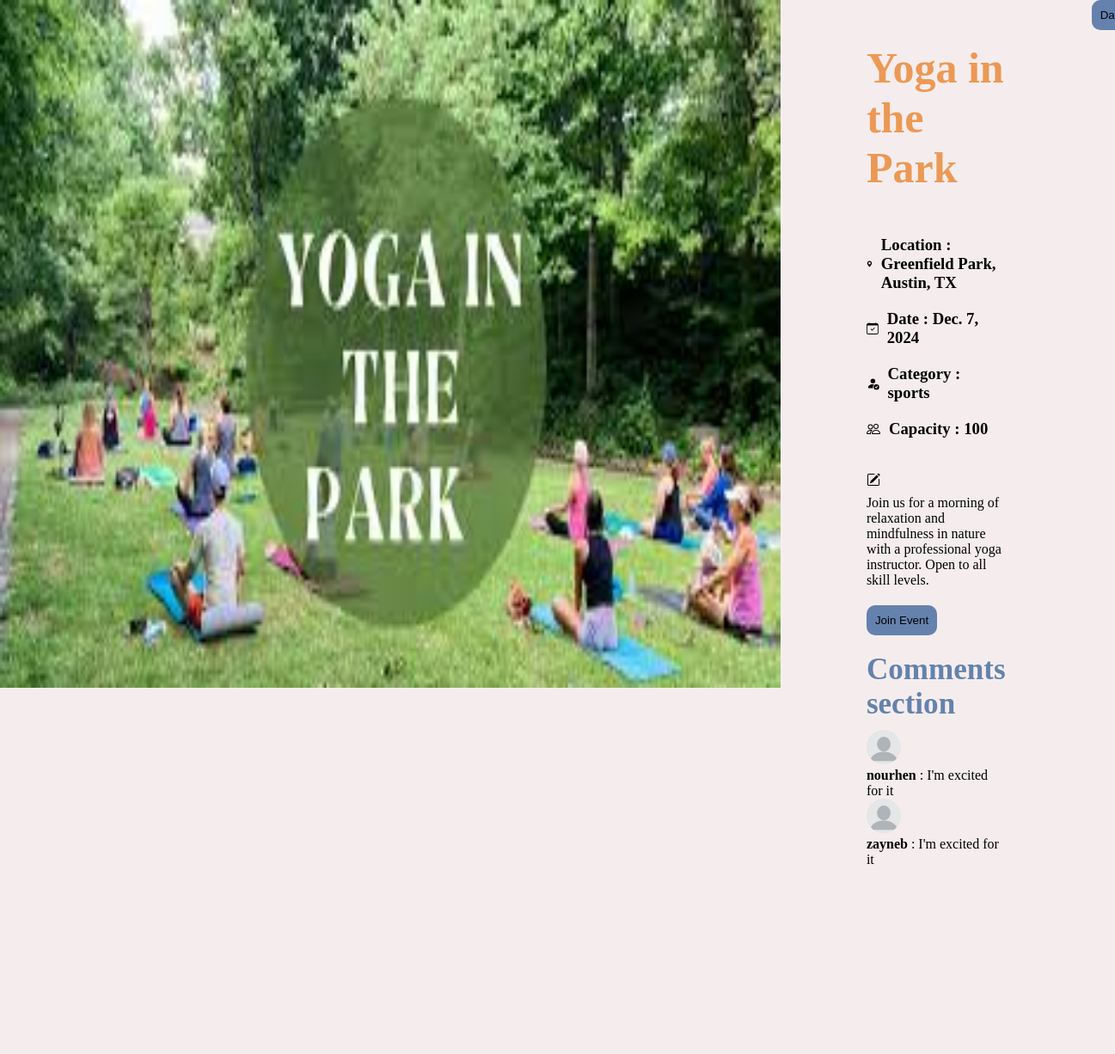
The app's page /view_event/20/ (signed in) with its own data.
### app_1/models.py (models this page shows)
class Event(models.Model):
    title=models.CharField(max_length=200)
    location=models.CharField(max_length=200)
    start_date=models.DateField()
    end_date=models.DateField()
    description=models.TextField()
    image=models.ImageField(upload_to='event_images/')
    category=models.CharField(max_length=200)
    status=models.SmallIntegerField(choices=STATUS_CHOICES,default=0)
    total_number=models.IntegerField(validators=[MinValueValidator(1)])
    created_at=models.DateTimeField(auto_now_add=True)
    updated_at=models.DateTimeField(auto_now=True)
    user=models.ForeignKey(User,related_name="owned_events",on_delete=models.CASCADE)
    members=models.ManyToManyField(User,related_name="joined_events",blank=True)
    favorites=models.ManyToManyField(User,related_name="favorited_events",blank=True)

class Comment(models.Model):
    event=models.ForeignKey(Event,related_name="comments",on_delete=models.CASCADE)
    user=models.ForeignKey(User,related_name="comments",on_delete=models.CASCADE)
    comment=models.TextField()
    rate=models.IntegerField(validators=[MinValueValidator(1),MaxValueValidator(10)])
    comment_status=models.SmallIntegerField(choices=STATUS_CHOICES,default=0)
    created_at=models.DateTimeField(auto_now_add=True)
    updated_at=models.DateTimeField(auto_now=True)

class User(models.Model):
    first_name=models.CharField(max_length=45)
    last_name=models.CharField(max_length=45)
    email=models.EmailField(unique=True)
    birth=models.DateField()
    password=models.CharField(max_length=255)
    role=models.SmallIntegerField(choices=ROLE_CHOICES,default=1)
    created_at=models.DateTimeField(auto_now_add=True)
    updated_at=models.DateTimeField(auto_now=True)
    objects=UserManager()

### app_1/views.py (the view)
# urls.py: path('view_event/<int:id>/',views.view_event),
def view_event(request,id):
    if "user_id" not in request.session:
        return redirect("/login")
    events=Event.objects.filter(id=id)
    user=User.objects.get(id=request.session['user_id'])
    event=events[0]
    comments=Comment.objects.filter(comment_status=1,event=event)
    date=datetime.date.today()
    members_numb=event.members.count()
    print(members_numb)
    context={
        "event":event,
        "user":user,
        "comments":comments,
        "date":date,
        "members_numb":members_numb
    }
    return render(request,"view_event.html",context)

### app_1/templates/view_event.html (shortened to what this page needs)
<!DOCTYPE html>
<html lang="en">
<head>
    {% load static %}
</head>
<body>
    <div class="container">
        <img class="card-img-top" src="{% static 'images/'%}{{event.image}}" alt="{{event.image}}">
        <div class="info">
            <h1>{{event.title}}</h1>
            <div class="all_info">
            <div class="sub_inf">
                <div class="location">
                    <svg xmlns="http://www.w3.org/2000/svg" width="16" height="16" fill="currentColor" class="bi bi-geo-alt-fill" viewBox="0 0 16 16">
                        <path d="M8 16s6-5.686 6-10A6 6 0 0 0 2 6c0 4.314 6 10 6 10m0-7a3 3 0 1 1 0-6 3 3 0 0 1 0 6"/>
                    </svg>
                    <h3>Location : {{event.location}}</h3>
                </div>
                <div class="date">
                    <h3>Date : {{event.start_date}} </h3>
                </div>
                <div class="category">
                    <h3>Category : {{event.category}} </h3>
                </div>
                <div class="number">
                    <h3>Capacity : {{event.total_number}}</h3>
                </div>
            </div>
            <div class="discription">
                <p>{{event.description}}</p>
            </div>
            </div>
            {% if user not in event.members.all and event.total_number > members_numb and event.start_date > date %}
            <a href="/join_event/{{event.id}}/" class="btn btn-danger"><button>Join Event</button></a>
                {% endif %}
            <div class="commentinput">
                <div class="head"><h3>Comments section</h3></div>
                {% for com in comments %}
                <img src="{% static 'images/blank-profile.png' %}" alt="">
                <p>
                   <strong>{{com.user.first_name}}</strong> : {{com.comment}}
                </p>
                {% endfor %}
            </div>
            <div class="comment_section">
            <div class="text"><p>Post A comment</p></div>
            <div class="commentbox">
                <form action="/create/comment/{{event.id}}/" method="post">
                    <div class="content">
                        <div class="commentinput">
                            <img src="{% static 'images/blank-profile.png' %}" alt="">
                            <input type="text" placeholder="Enter comment" class="usercomment" name="comment">
                        </div>
                    </div>
                    </div>
                    </div>
                    <button type="submit" id="publish">Publish</button>
        </div>
        <a href="/dashboard" class="btn btn-outline-success"><button>Dashboard</button></a>
    </div>
</body>
</html>

### app_1/templates/view_event.html (style rules this page uses)
.container img { height: 100vh; width: 70vw; }
* { margin: 0; padding: 0; }
.container { display: flex; gap: 50px; height: 100%; background-color: #F5EDED; }
.info { padding: 50px; }
.info h1 { font-size: 50px; color: #eb9955; }
.location { display: flex; gap:10px; align-items: center; padding: 50px 10px 10px 0px; }
.date { display: flex; gap:10px; align-items: center; padding: 10px 10px 10px 0px; }
.category { display: flex; gap:10px; align-items: center; padding: 10px 10px 10px 0px; }
.number { display: flex; gap:10px; align-items: center; padding: 10px 10px 10px 0px; }
.discription { display: flex; gap:10px; flex-direction: column; padding-bottom: 20px; }
.all_info { display:flex; flex-direction: column; gap: 30px; }
.head { margin-bottom: 10px; color: #6482AD; font-size: 30px; }
button { padding: 10px; border-radius: 10px; border: none; background-color: #6482AD; margin-bottom: 20px; }
.text { margin:10px 0; font-family: sans-serif; font-size: 20px; color: #7FA1C3; }
.commentbox { display: flex; justify-content: space-around; padding: 10px; }
.commentinput img { width: 40px; height: 40px; border-radius: 50%; margin-right: 20px; object-fit: cover; object-position: center; }
.content { width:100% }
.commentinput > input { border: none; padding:10px; padding-left:0px; outline: none; border-bottom: 2px solid #808080; margin-bottom: 10px; width: 95%; background-color: #F5EDED; }

### records on screen
Event: image (picture), title "Yoga in the Park", location "Greenfield Park, Austin, TX", start_date "Dec. 7, 2024", category "sports", total_number "100", description "Join us for a morning of relaxation and mindfulness in nature with a professional yoga instructor. Open to all skill levels."
Comment: user.first_name "nourhen", comment "I'm excited for it"
Comment: user.first_name "zayneb", comment "I'm excited for it"
